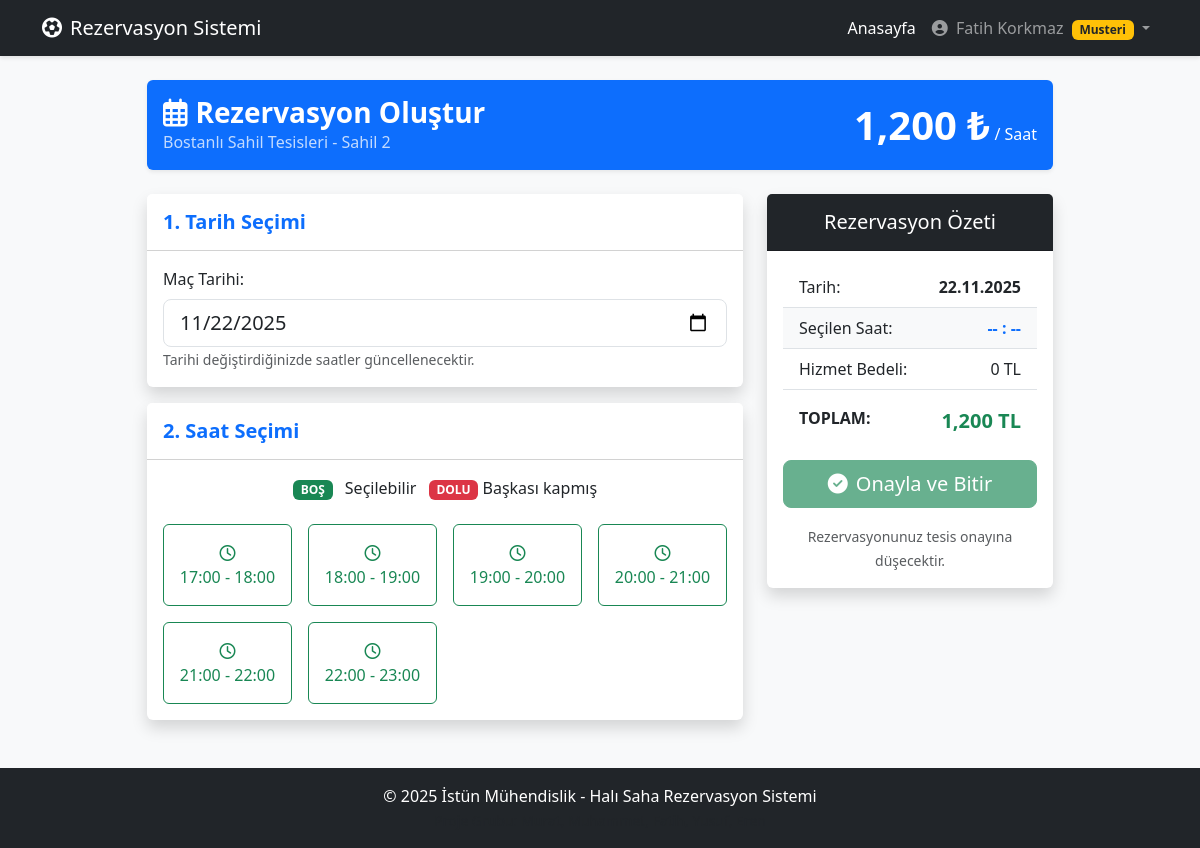
/rezervasyon_yap.php?saha_id=35 (signed in), run on the app's committed database.
### tables this page shows
CREATE TABLE `sahalar` (
  `saha_id` int NOT NULL,
  `tesis_id` int NOT NULL,
  `saha_adi` varchar(100) NOT NULL,
  `zemin_tipi` enum('suni_cim','dogal_cim','hali','parke') DEFAULT 'suni_cim',
  `kapasite` int DEFAULT '14',
  `fiyat_saatlik` decimal(10,2) NOT NULL
);

CREATE TABLE `tesisler` (
  `tesis_id` int NOT NULL,
  `tesis_sahibi_id` int NOT NULL,
  `ilce_id` int NOT NULL,
  `tesis_adi` varchar(200) NOT NULL,
  `adres` text NOT NULL,
  `telefon` varchar(20) DEFAULT NULL,
  `aciklama` text,
  `kapak_resmi` varchar(255) DEFAULT NULL,
  `onay_durumu` tinyint(1) DEFAULT '0',
  `ortalama_puan` float DEFAULT '5'
);

CREATE TABLE `saatbloklari` (
  `saat_id` int NOT NULL,
  `baslangic_saati` time NOT NULL,
  `bitis_saati` time NOT NULL
);

### rezervasyon_yap.php (the view, shortened to what this page needs)
<?php
require_once 'includes/db.php';
include 'includes/header.php';
$saha_id = (int)$_GET['saha_id'];
$secilen_tarih = isset($_GET['tarih']) ? $_GET['tarih'] : date('Y-m-d');
$stmt = $pdo->prepare("CALL sp_SahaDetayGetir(?)");
$stmt->execute([$saha_id]);
$saha = $stmt->fetch();
$tumSaatler = $pdo->query("SELECT * FROM SaatBloklari ORDER BY baslangic_saati ASC")->fetchAll();
$doluSaatlerDizisi = [];
?>
<div class="container mb-5">
    <div class="row justify-content-center">
        <div class="col-md-10">
            <div class="card shadow-sm border-0 mb-4 bg-primary text-white">
                <div class="card-body d-flex justify-content-between align-items-center">
                    <div>
                        <h3 class="fw-bold mb-0"><i class="far fa-calendar-alt me-2"></i>Rezervasyon Oluştur</h3>
                        <p class="mb-0 opacity-75">
                            <?php echo $saha['tesis_adi']; ?> - <?php echo $saha['saha_adi']; ?>
                        </p>
                    </div>
                    <div class="text-end">
                        <span class="display-6 fw-bold"><?php echo number_format($saha['fiyat_saatlik'], 0); ?> ₺</span>
                        <span class="fs-6">/ Saat</span>
                    </div>
                </div>
            </div>
            <div class="row">
                <div class="col-lg-8">
                    <div class="card shadow border-0 mb-3">
                        <div class="card-header bg-white py-3">
                            <h5 class="fw-bold mb-0 text-primary">1. Tarih Seçimi</h5>
                        </div>
                        <div class="card-body">
                            <form action="" method="GET" id="tarihForm">
                                <label class="form-label">Maç Tarihi:</label>
                                <input type="date" name="tarih" class="form-control form-control-lg"
                                       value="<?php echo $secilen_tarih; ?>"
                                       min="<?php echo date('Y-m-d'); ?>"
                                       onchange="document.getElementById('tarihForm').submit()">
                                <small class="text-muted">Tarihi değiştirdiğinizde saatler güncellenecektir.</small>
                            </form>
                        </div>
                    </div>
                    <div class="card shadow border-0">
                        <div class="card-header bg-white py-3">
                            <h5 class="fw-bold mb-0 text-primary">2. Saat Seçimi</h5>
                        </div>
                        <div class="card-body">
                            <p class="text-center mb-4">
                                <span class="badge bg-success me-2">BOŞ</span> Seçilebilir
                                <span class="badge bg-danger ms-2">DOLU</span> Başkası kapmış
                            </p>
                            <div class="row row-cols-2 row-cols-md-3 row-cols-lg-4 g-3">
                                <?php foreach ($tumSaatler as $saat): ?>
                                    <?php
                                        $saat_metni = substr($saat['baslangic_saati'], 0, 5) . " - " . substr($saat['bitis_saati'], 0, 5);
                                        $dolu_mu = in_array($saat['saat_id'], $doluSaatlerDizisi);
                                        $gecmis_mi = false;
                                    ?>
                                    <div class="col">
                                        <?php if ($dolu_mu || $gecmis_mi): ?>
                                            <button class="btn btn-danger w-100 py-3 disabled" style="opacity: 0.6;">
                                                <?php echo $saat_metni; ?><br>
                                                <small><?php echo $gecmis_mi ? 'Geçti' : 'Dolu'; ?></small>
                                            </button>
                                        <?php else: ?>
                                            <button type="button"
                                                    onclick="saatSec(<?php echo $saat['saat_id']; ?>, '<?php echo $saat_metni; ?>')"
                                                    class="btn btn-outline-success w-100 py-3 saat-btn"
                                                    id="btn-<?php echo $saat['saat_id']; ?>">
                                                <i class="far fa-clock mb-1"></i><br>
                                                <?php echo $saat_metni; ?>
                                            </button>
                                        <?php endif; ?>
                                    </div>
                                <?php endforeach; ?>
                            </div>
                        </div>
                    </div>
                </div>
                <div class="col-lg-4 mt-4 mt-lg-0">
                    <div class="card shadow border-0 sticky-top" style="top: 20px;">
                        <div class="card-header bg-dark text-white text-center py-3">
                            <h5 class="mb-0">Rezervasyon Özeti</h5>
                        </div>
                        <div class="card-body">
                            <ul class="list-group list-group-flush mb-3">
                                <li class="list-group-item d-flex justify-content-between">
                                    <span>Tarih:</span>
                                    <strong><?php echo date("d.m.Y", strtotime($secilen_tarih)); ?></strong>
                                </li>
                                <li class="list-group-item d-flex justify-content-between bg-light">
                                    <span>Seçilen Saat:</span>
                                    <strong id="ozetSaat" class="text-primary">-- : --</strong>
                                </li>
                                <li class="list-group-item d-flex justify-content-between">
                                    <span>Hizmet Bedeli:</span>
                                    <span>0 TL</span>
                                </li>
                                <li class="list-group-item d-flex justify-content-between mt-2">
                                    <span class="fw-bold">TOPLAM:</span>
                                    <span class="fw-bold fs-5 text-success"><?php echo number_format($saha['fiyat_saatlik'], 0); ?> TL</span>
                                </li>
                            </ul>
                            <form action="rezervasyon_tamamla.php" method="POST">
                                <div class="d-grid">
                                    <button type="submit" class="btn btn-success btn-lg" id="onayBtn" disabled>
                                        <i class="fas fa-check-circle me-2"></i>Onayla ve Bitir
                                    </button>
                                </div>
                            </form>
                            <div class="text-center mt-3">
                                <small class="text-muted">Rezervasyonunuz tesis onayına düşecektir.</small>
                            </div>
                        </div>
                    </div>
                </div>
            </div>
        </div>
    </div>
</div>
<?php include 'includes/footer.php'; ?>

### includes/header.php (style rules this page uses)
body { background-color: #f8f9fa; }

### data on the page
sahalar: tesis.tesis_adi "Bostanlı Sahil Tesisleri", saha_adi "Sahil 2", fiyat_saatlik "1,200"
saatbloklari: saat_metni "17:00 - 18:00"
saatbloklari: saat_metni "18:00 - 19:00"
saatbloklari: saat_metni "19:00 - 20:00"
saatbloklari: saat_metni "20:00 - 21:00"
saatbloklari: saat_metni "21:00 - 22:00"
saatbloklari: saat_metni "22:00 - 23:00"

### other printed values
$_SESSION['ad'] . ' ' . $_SESSION['soyad'] "Fatih Korkmaz"
$_SESSION['rol'] "Musteri"
date("d.m.Y", strtotime($secilen_tarih)) "22.11.2025"
